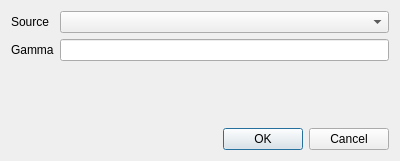
<?xml version="1.0" encoding="UTF-8"?>
<ui version="4.0">
 <class>image_selector_gamma</class>
 <widget class="QDialog" name="image_selector_gamma">
  <property name="geometry">
   <rect>
    <x>0</x>
    <y>0</y>
    <width>400</width>
    <height>161</height>
   </rect>
  </property>
  <property name="windowTitle">
   <string>Dialog</string>
  </property>
  <layout class="QGridLayout" name="gridLayout">
   <item row="3" column="0" colspan="2">
    <widget class="QDialogButtonBox" name="buttonBox">
     <property name="orientation">
      <enum>Qt::Horizontal</enum>
     </property>
     <property name="standardButtons">
      <set>QDialogButtonBox::Cancel|QDialogButtonBox::Ok</set>
     </property>
    </widget>
   </item>
   <item row="0" column="0">
    <widget class="QLabel" name="label">
     <property name="text">
      <string>Source</string>
     </property>
    </widget>
   </item>
   <item row="0" column="1">
    <widget class="QComboBox" name="image_selector"/>
   </item>
   <item row="1" column="0">
    <widget class="QLabel" name="label_2">
     <property name="text">
      <string>Gamma</string>
     </property>
    </widget>
   </item>
   <item row="1" column="1">
    <widget class="QLineEdit" name="gamma"/>
   </item>
   <item row="2" column="0">
    <spacer name="verticalSpacer">
     <property name="orientation">
      <enum>Qt::Vertical</enum>
     </property>
     <property name="sizeHint" stdset="0">
      <size>
       <width>20</width>
       <height>40</height>
      </size>
     </property>
    </spacer>
   </item>
  </layout>
 </widget>
 <resources/>
 <connections>
  <connection>
   <sender>buttonBox</sender>
   <signal>accepted()</signal>
   <receiver>image_selector_gamma</receiver>
   <slot>accept()</slot>
   <hints>
    <hint type="sourcelabel">
     <x>248</x>
     <y>254</y>
    </hint>
    <hint type="destinationlabel">
     <x>157</x>
     <y>274</y>
    </hint>
   </hints>
  </connection>
  <connection>
   <sender>buttonBox</sender>
   <signal>rejected()</signal>
   <receiver>image_selector_gamma</receiver>
   <slot>reject()</slot>
   <hints>
    <hint type="sourcelabel">
     <x>316</x>
     <y>260</y>
    </hint>
    <hint type="destinationlabel">
     <x>286</x>
     <y>274</y>
    </hint>
   </hints>
  </connection>
 </connections>
</ui>
